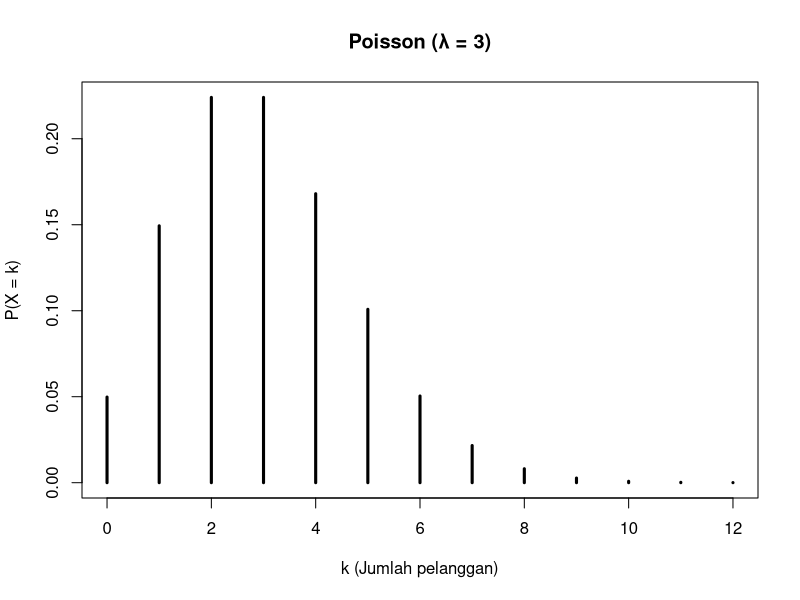
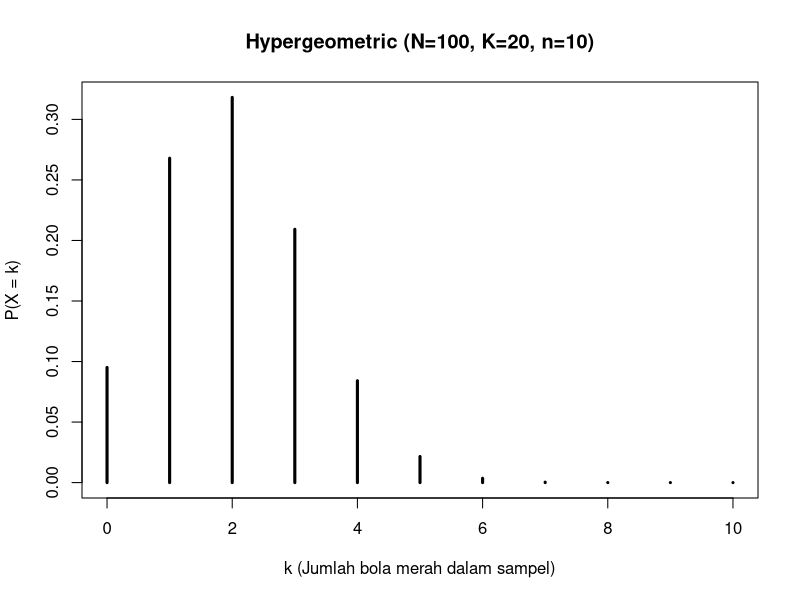
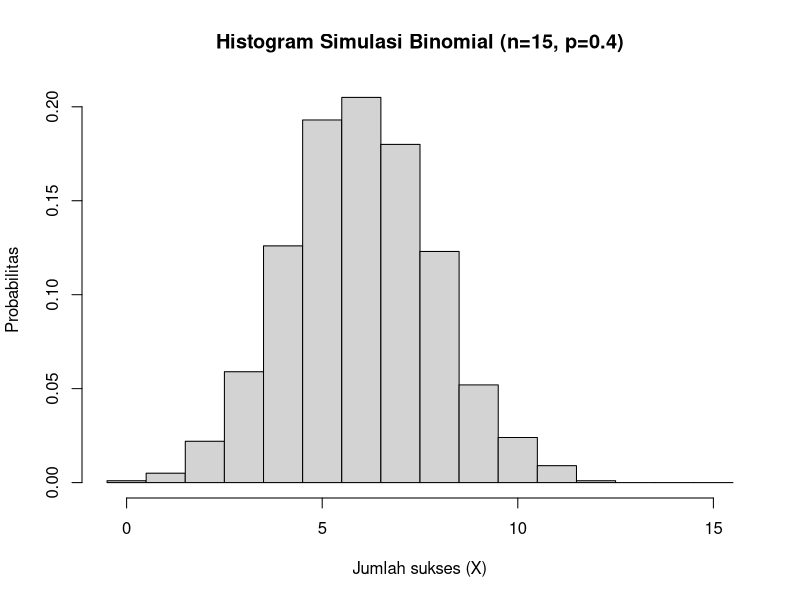
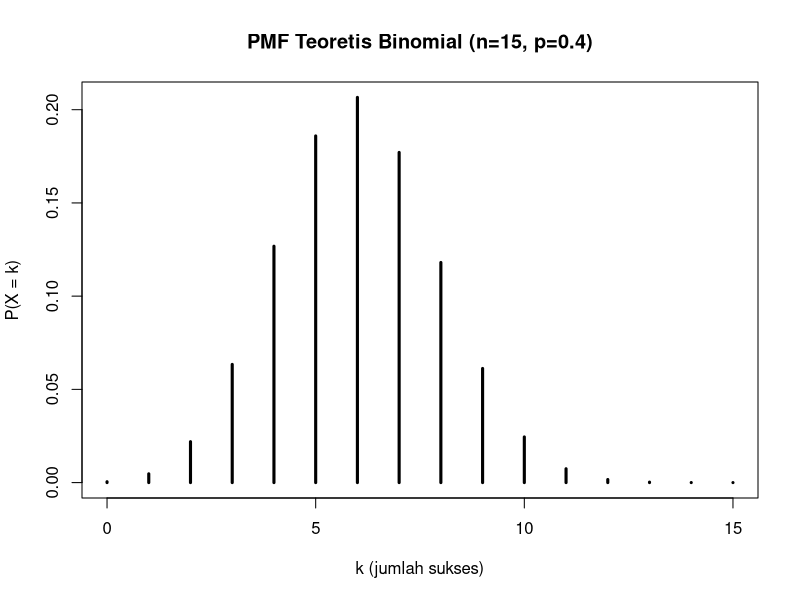
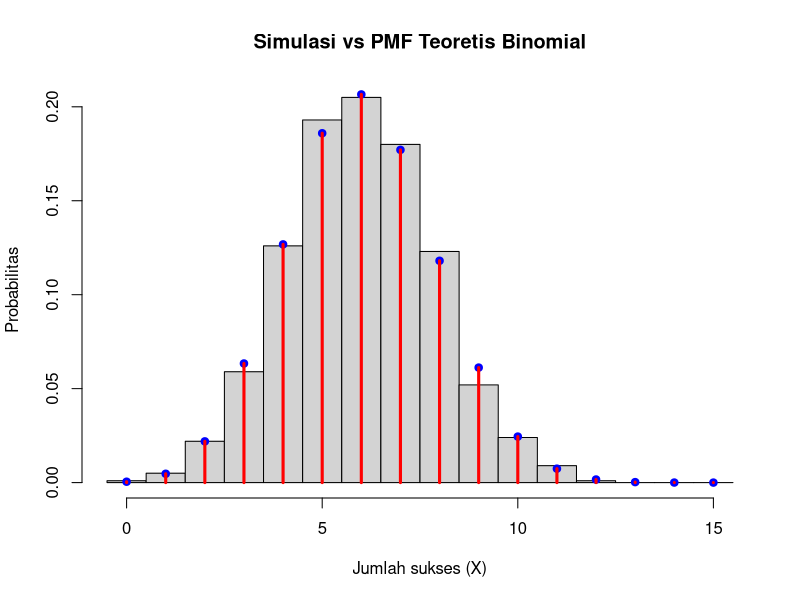

Write the R code that produced these figures, in order.
# 1. Jika rata-rata pelanggan datang ke toko adalah 3 orang per jam
# modelkan dengan Poisson dan hitung P(X >= 5)
lambda <- 3  # rata-rata pelanggan per jam
# P(X >= 5)
Peluang_Poisson <- 1 - ppois(4, lambda)
Peluang_Poisson

# PMF Distribusi Poisson
x <- 0:12
pmf <- dpois(x, lambda)
data.frame(k = x, P = pmf)

# Plot PMF Poisson
plot(x, pmf,
     type = "h",
     lwd = 3,
     main = "Poisson (λ = 3)",
     xlab = "k (Jumlah pelanggan)",
     ylab = "P(X = k)")

# 2. Dari 100 bola (20 berwarna merah), diambil 10 tanpa pengembalian. 
# Modelkan jumlah bola merah yang diambil dengan distribusi yang tepat.
# Distribusi Hypergeometric: 
N <- 100   # Jumlah seluruh bola
K <- 20    # Jumlah bola merah
n <- 10    # Jumlah bola yang diambil

# Domain k (Kemungkinan Jumlah bola merah yang terambil)
k <- seq(from = max(0, n + K - N), to = min(n, K))

# PMF: P(X = k)
pmf <- dhyper(k,
              m = K,
              n = N - K,
              k = n)
data.frame(k = k, P = pmf)

# Plot PMF Hypergeometric
plot(k, pmf,
     type = "h",
     lwd = 3,
     main = "Hypergeometric (N=100, K=20, n=10)",
     xlab = "k (Jumlah bola merah dalam sampel)",
     ylab = "P(X = k)")

# Simulasi sampling tanpa pengembalian
m <- 1000
samp <- rhyper(m,
               m = K,
               n = N - K,
               k = n)
mean(samp)

# Nilai rata-rata teoritis jumlah bola merah yang terambil
n * K / N

# 3. Simulasikan 1.000 percobaan Binomial (n = 15, p = 0.4) 
# dan bandingkan histogram hasil simulasi dengan PMF teoretis.
# Simulasi Distribusi Binomia:
n <- 15      # jumlah percobaan
p <- 0.4     # peluang sukses
m <- 1000    # jumlah simulasi

# Simulasi 1.000 percobaan Binomial
set.seed(123)
samp <- rbinom(m,size = n,prob = p)
head(samp)

# Histogram hasil simulasi
hist(samp,
     breaks = seq(-0.5, n + 0.5, by = 1),
     probability = TRUE,
     main = "Histogram Simulasi Binomial (n=15, p=0.4)",
     xlab = "Jumlah sukses (X)",
     ylab = "Probabilitas")

# PMF Teoretis Binomial
x <- 0:n
pmf <- dbinom(x,size = n,prob = p)
data.frame(k = x, P = pmf)

# Plot PMF Teoretis
plot(x, pmf,
     type = "h",
     lwd = 3,
     main = "PMF Teoretis Binomial (n=15, p=0.4)",
     xlab = "k (jumlah sukses)",
     ylab = "P(X = k)")

# Perbandingan Histogram Simulasi dengan PMF Teoretis
hist(samp,
     breaks = seq(-0.5, n + 0.5, by = 1),
     probability = TRUE,
     main = "Simulasi vs PMF Teoretis Binomial",
     xlab = "Jumlah sukses (X)",
     ylab = "Probabilitas")
points(x, pmf,pch = 19,col = "blue")
lines(x, pmf, type = "h",lwd = 3,col = "red")
